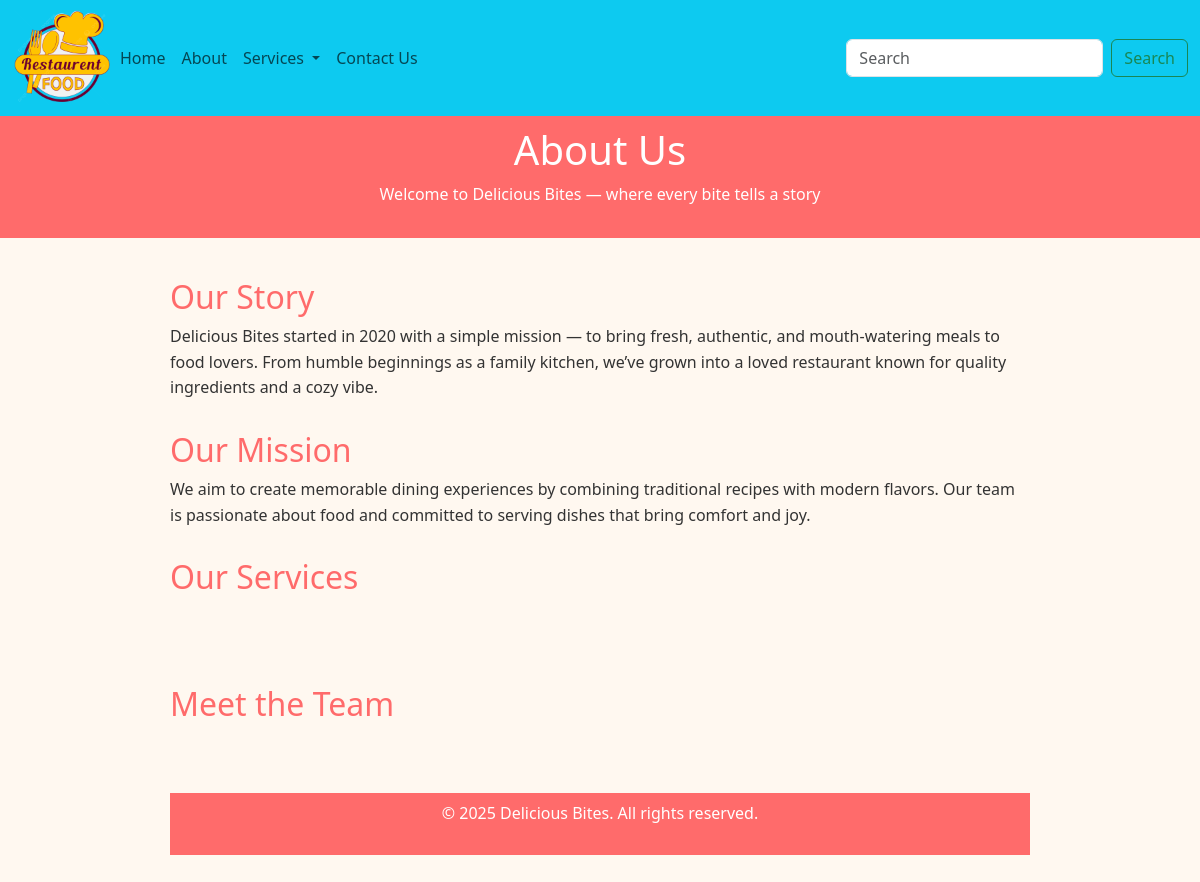
Page /about/ on the earlier database version.
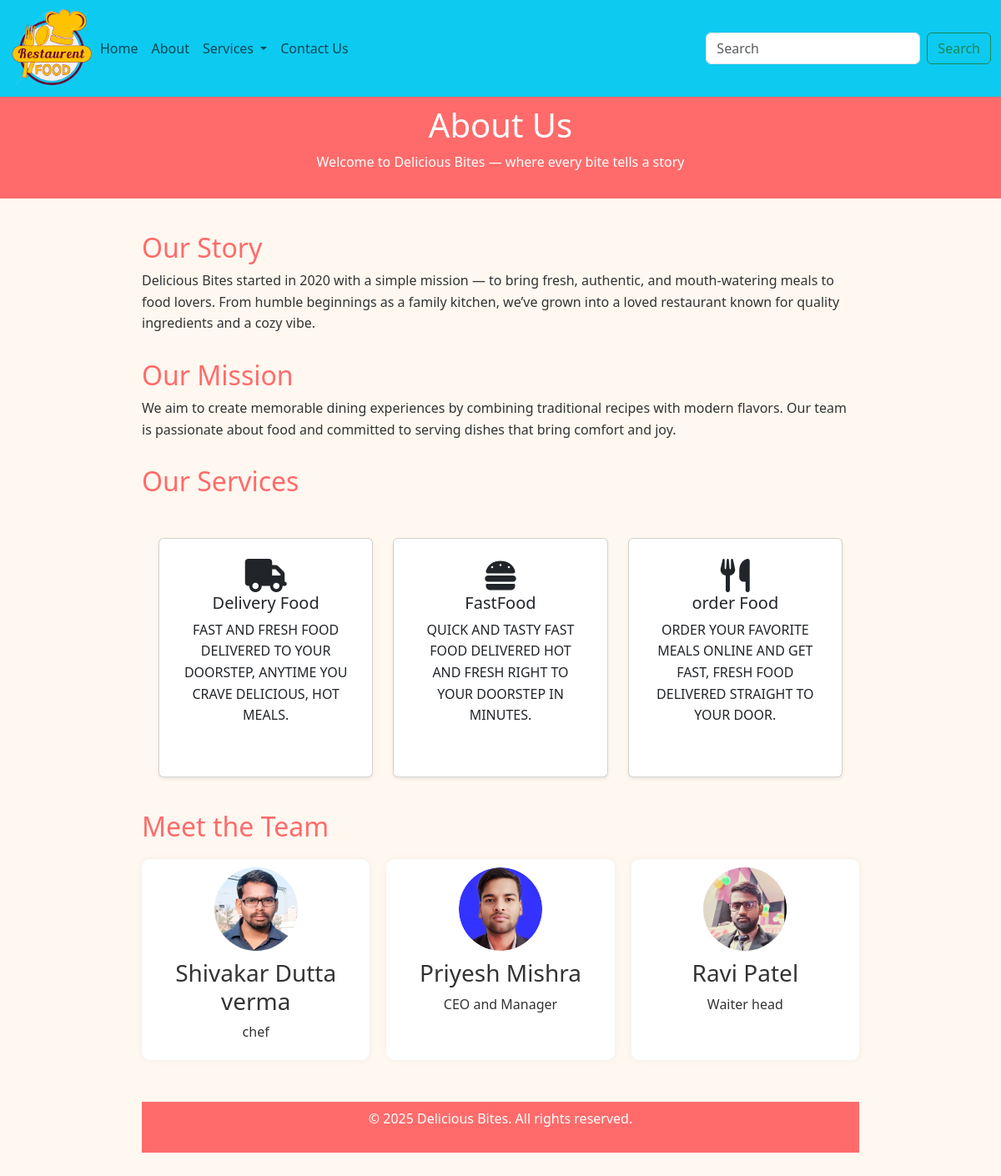
Same page on the later database version.
### api/models.py (models this page shows)
class Service(models.Model):
    service_icon=models.CharField(max_length=50)
    service_title=models.CharField(max_length=100)
    service_des=models.TextField()

class TeamMember(models.Model):
    member_image = models.ImageField(upload_to='members/')
    member_name=models.CharField(max_length=50)
    member_position=models.CharField(max_length=50)

### Home/views.py (the view)
# urls.py: path('about/',views.about,name='about'),
def about(request):
     ServiceData=Service.objects.all()
     memberData=TeamMember.objects.all()
     data={
          'ServiceData':ServiceData,
          'memberData':memberData
          }
     return render(request,'about.html',data)

### template/about.html (shortened to what this page needs)
{% extends 'base.html' %}
{% load static %}
{% block css %}
<link rel="stylesheet" href="{% static 'css/about.css' %}">
{% endblock css%}
{% block body %}
<header>
    <h1>About Us</h1>
    <p>Welcome to Delicious Bites — where every bite tells a story</p>
</header>
<div class="container">
    <h2>Our Story</h2>
    <p>
        Delicious Bites started in 2020 with a simple mission — to bring fresh, authentic, and mouth-watering meals to
        food lovers.
        From humble beginnings as a family kitchen, we’ve grown into a loved restaurant known for quality ingredients
        and a cozy vibe.
    </p>
    <h2>Our Mission</h2>
    <p>
        We aim to create memorable dining experiences by combining traditional recipes with modern flavors.
        Our team is passionate about food and committed to serving dishes that bring comfort and joy.
    </p>
    <h2>Our Services</h2>
    <div class="container mt-5">
        <div class="row">
            {% for n in ServiceData %}
            <div class="col-md-4">
                <div class="card text-center p-4 shadow-sm">
                    <div class="mb-3">
                        <i class="{{n.service_icon}}" style="font-size: 40px;"></i>
                    <h5 id="service_title">{{n.service_title}}</h5>
                    <p id="service_des">{{n.service_des|upper}}</p>
                </div>
            </div>
        </div>
        {% endfor %}
    </div>
</div>
    <h2>Meet the Team</h2>
    <div class="team">
        {% for i in memberData %}
        <div class="team-member">
            <img src="{{i.member_image.url}}" alt="Chef" width="100">
            <h3>{{i.member_name}}</h3>
            <p>{{i.member_position}}</p>
        </div>
        {% endfor %}
    </div>
{% endblock body %}

### template/base.html (shortened to what this page needs)
{% load static %}
<!DOCTYPE html>
<html lang="en">
  <head>
    <link href="https://cdnjs.cloudflare.com/ajax/libs/font-awesome/6.5.0/css/all.min.css" rel="stylesheet">
    <link
      href="https://cdn.jsdelivr.net/npm/bootstrap@5.3.5/dist/css/bootstrap.min.css"
      rel="stylesheet"
    />
    {% block css %}{% endblock css%}
  </head>
  <body>
    <nav class="navbar navbar-expand-lg bg-info" data-bs-theme="light">
      <div class="container-fluid">
        <img
          src="{% static 'image/logo-rest.jpg' %}"
          class="img-fluid h-35"
          style="width: 100px; height: auto"
          alt="Logo"
        />
        <div class="collapse navbar-collapse" id="navbarSupportedContent">
          <ul class="navbar-nav me-auto mb-2 mb-lg-0">
            <li class="nav-item">
              <a
                class="nav-link"
                aria-current="page"
                href="/"
                >Home</a
              >
            </li>
            <li class="nav-item">
              <a
                class="nav-link "
                href="{% url 'about' %}"
                >About</a
              >
            </li>
            <li class="nav-item dropdown">
              <a
                class="nav-link dropdown-toggle"
                href="#"
                role="button"
                data-bs-toggle="dropdown"
                aria-expanded="false"
              >
                Services
              </a>
            </li>
            <li class="nav-item">
              <!-- {% url 'contact' as url %}
              {% if request.path == 'url' %}active{% endif %} -->
              <a
                class="nav-link "
                aria-current="page"
                href="{% url 'contact' %}"
                >Contact Us</a
              >
            </li>
          </ul>
          <form class="d-flex" role="search">
            <input
              class="form-control me-2"
              type="search"
              placeholder="Search"
              aria-label="Search"
            />
            <button class="btn btn-outline-success" type="submit">
              Search
            </button>
          </form>
        </div>
      </div>
    </nav>
    {% block body %}{% endblock body %}
  </body>
  {% include 'footer.html' %}
</html>

### template/footer.html
<footer>
<p>&copy; 2025 Delicious Bites. All rights reserved.</p>
</footer>

### static/css/about.css (style rules this page uses)
body { font-family: 'Segoe UI', sans-serif; margin: 0; background-color: #fff8f0; color: #333; }
header { background-color: #ff6b6b; color: white; padding: 10px 10px; text-align: center; }
.container { max-width: 900px; margin: 40px auto; padding: 0 20px; }
h2 { color: #ff6b6b; margin-top: 30px; }
p { line-height: 1.6; margin-bottom: 20px; }
.team { display: flex; gap: 20px; flex-wrap: wrap; margin-top: 20px; }
.team-member { background-color: #fff; padding: 20 px; flex: 1 1 250px; border-radius: 10px; box-shadow: 0 0 10px rgba(0, 0, 0, 0.05); text-align: center; }
.team-member img { width: 100px; height: 100px; border-radius: 50%; object-fit: cover; margin: 10px; }
footer { background-color: #ff6b6b; color: white; text-align: center; padding: 8px; margin-top: 50px; }

Differences in the rows shown:
added Service: service_title "Delivery Food", service_des "FAST AND FRESH FOOD DELIVERED TO YOUR DOORSTEP, ANYTIME YOU CRAVE DELICIOUS, HOT MEALS."
added Service: service_title "FastFood", service_des "QUICK AND TASTY FAST FOOD DELIVERED HOT AND FRESH RIGHT TO YOUR DOORSTEP IN MINUTES."
added Service: service_title "order Food", service_des "ORDER YOUR FAVORITE MEALS ONLINE AND GET FAST, FRESH FOOD DELIVERED STRAIGHT TO YOUR DOOR."
added TeamMember: member_image (picture), member_name "Shivakar Dutta verma", member_position "chef"
added TeamMember: member_image (picture), member_name "Priyesh Mishra", member_position "CEO and Manager"
added TeamMember: member_image (picture), member_name "Ravi Patel", member_position "Waiter head"
